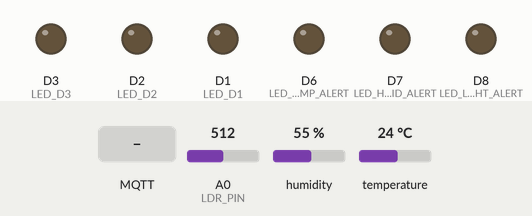
This sketch was run on a simulated ESP8266 (NodeMCU). Shown: output pins drawn as LEDs (lit = HIGH). Dashed ring = blinking. The test bench sets the inputs (shaded band); at power-on: humidity 55 %, A0 (LDR_PIN) = 512, temperature 24 °C. WiFi joins after 1.5 s; servers stay silent unless stated; no MQTT or app messages arrive unless stated; what the sketch prints to the serial monitor is not drawn.

Above: at 2.8 s.
2.9 s: humidity set to 77 %
7.3 s: humidity set to 81 %
At 10.41 s:
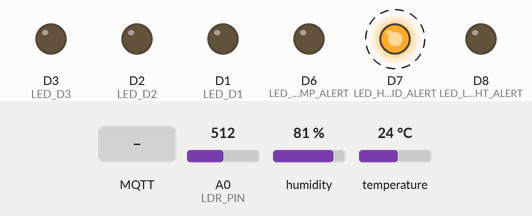
14.6 s: MQTT message "1" arrives on the first subscribed topic
At 15.45 s:
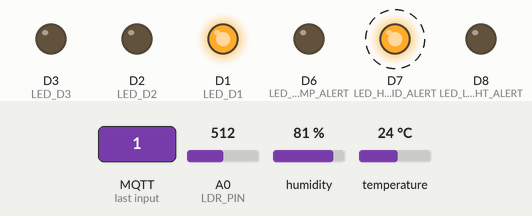
18.1 s: A0 (LDR_PIN) set to 589
21.6 s: A0 (LDR_PIN) set to 614
At 22.46 s:
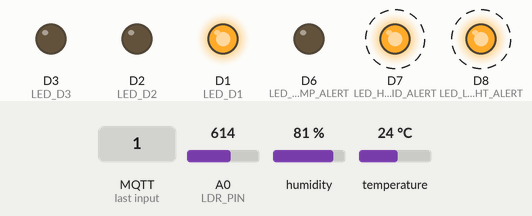
26.7 s: MQTT message "igpr6781" arrives on the first subscribed topic
At 27.55 s:
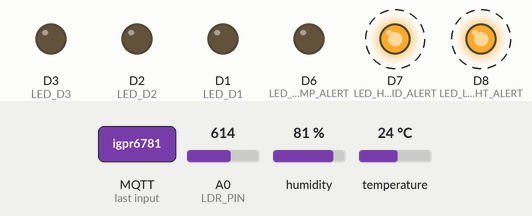
Timing chart, 0 to 31.8 s (numbered marks = the images above; inputs shaded):
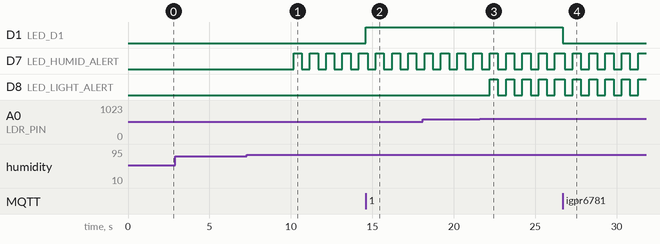

Measured:
- the behaviour switches between 79 and 80 % on humidity (found by bisection; images 0 and 1)
- the behaviour switches between 600 and 601 on A0 (LDR_PIN) (found by bisection; images 2 and 3)
- after the input at 2.9 s, every drawn part: stays the same
- after the input at 7.3 s, D7 (LED_HUMID_ALERT): alternates HIGH for 0.50 s and LOW for 0.50 s, starting after 2.9 s
- after the input at 14.6 s, D1 (LED_D1): LOW → HIGH at once
- after the input at 21.6 s, D8 (LED_LIGHT_ALERT): alternates HIGH for 0.50 s and LOW for 0.50 s, starting after 0.61 s
- after the input at 26.7 s, D1 (LED_D1): HIGH → LOW at once

The sketch:

sketch_mar11a.ino
```cpp
#include <ESP8266WiFi.h>
#include <PubSubClient.h>
#include <DHT.h>
#include <ArduinoJson.h>

// Thông tin WiFi
// const char* ssid = "Haito";
// const char* password = "igpr6781";
const char* ssid = "XL-P204";
const char* password = "0982417272";

// Thông tin MQTT
const char* mqtt_server = "192.168.24.3";
const int mqtt_port = 1999;
const char* mqtt_user = "VietLong";
const char* mqtt_pass = "123456";

// Khai báo các chân kết nối
#define DHTPIN D4   // Chân DHT11 (GPIO2)
#define DHTTYPE DHT11
#define LDR_PIN A0  // Chân cảm biến ánh sáng
#define LED_D1 D1   // Chân LED 1
#define LED_D2 D2   // Chân LED 2
#define LED_D3 D3   // Chân LED 3
#define LED_TEMP_ALERT D6  // Chân cảnh báo nhiệt độ
#define LED_HUMID_ALERT D7 // Chân cảnh báo độ ẩm
#define LED_LIGHT_ALERT D8 // Chân cảnh báo ánh sáng

// Ngưỡng cảnh báo
#define TEMP_THRESHOLD_HIGH 30.0  // Nhiệt độ cao cảnh báo
#define HUMID_THRESHOLD_HIGH 80.0 // Độ ẩm cao cảnh báo
#define LIGHT_THRESHOLD_HIGH 600   // Ánh sáng cao cảnh báo

// Biến trạng thái cảnh báo
bool tempAlert = false;
bool humidAlert = false;
bool lightAlert = false;

unsigned long previousMillis = 0;
const long blinkInterval = 500; // Tốc độ nhấp nháy (ms)

// Khai báo biến toàn cục để lưu trạng thái đèn
bool den1State = false;
bool den2State = false;
bool den3State = false;

WiFiClient espClient;
PubSubClient client(espClient);
DHT dht(DHTPIN, DHTTYPE);

// Kết nối WiFi
void setup_wifi() {
  Serial.print("Đang kết nối WiFi...");
  WiFi.begin(ssid, password);
  while (WiFi.status() != WL_CONNECTED) {
    delay(500);
    Serial.print(".");
  }
  Serial.println(" Đã kết nối WiFi!");
}

// Hàm đọc trạng thái đèn hiện tại và gửi về server
void publishLedStates() {
  // Đọc trạng thái hiện tại
  den1State = digitalRead(LED_D1) == HIGH;
  den2State = digitalRead(LED_D2) == HIGH;
  den3State = digitalRead(LED_D3) == HIGH;

  // Tạo JSON chứa trạng thái đèn
  StaticJsonDocument<256> ledDoc;
  ledDoc["den1"] = den1State ? "Bật" : "Tắt";
  ledDoc["den2"] = den2State ? "Bật" : "Tắt";
  ledDoc["den3"] = den3State ? "Bật" : "Tắt";
  ledDoc["tempAlert"] = tempAlert;
  ledDoc["humidAlert"] = humidAlert;
  ledDoc["lightAlert"] = lightAlert;

  char ledBuffer[256];
  serializeJson(ledDoc, ledBuffer);

  // Gửi trạng thái đèn về server
  client.publish("esp8266/led_status", ledBuffer);
  Serial.print("Gửi trạng thái đèn: ");
  Serial.println(ledBuffer);
}

void controlLED(int pin, bool state) {
  digitalWrite(pin, state ? HIGH : LOW);
  Serial.printf("Đèn trên chân %d đã được %s\n", pin, state ? "Bật" : "Tắt");
  delay(100); // Thêm độ trễ nhỏ để đảm bảo phần cứng đã cập nhật
  publishLedStates(); // Gửi trạng thái mới thực tế
}
// Xử lý tin nhắn MQTT nhận được

void callback(char* topic, byte* payload, unsigned int length) {
  Serial.print("Nhận từ MQTT: ");
  Serial.print(topic);
  Serial.print(" - Giá trị: ");

  String msg = "";
  for (int i = 0; i < length; i++) {
    msg += (char)payload[i];
  }
  Serial.println(msg);

  int state = msg.toInt();  // Chuyển chuỗi "0" hoặc "1" thành số

  if (strcmp(topic, "esp/den1") == 0) {
    controlLED(LED_D1, state);
  }
  else if (strcmp(topic, "esp/den2") == 0) {
    controlLED(LED_D2, state);
  }
  else if (strcmp(topic, "esp/den3") == 0) {
    controlLED(LED_D3, state);
  }
  else if (strcmp(topic, "esp/full") == 0) {
    controlLED(LED_D1, state);
    controlLED(LED_D2, state);
    controlLED(LED_D3, state);
  }
}

// Kết nối lại MQTT nếu mất kết nối
void reconnect() {
  while (!client.connected()) {
    Serial.print("Đang kết nối MQTT...");
    if (client.connect("ESP8266Client", mqtt_user, mqtt_pass)) {
      Serial.println(" Thành công!");
      client.subscribe("esp/den1");
      client.subscribe("esp/den2");
      client.subscribe("esp/den3");
      client.subscribe("esp/full");
    } else {
      Serial.print(" Lỗi, mã: ");
      Serial.print(client.state());
      Serial.println(" Thử lại sau 5s...");
      delay(5000);
    }
  }
}

void setup() {
  Serial.begin(115200);
  setup_wifi();
  client.setServer(mqtt_server, mqtt_port);
  client.setCallback(callback);

  pinMode(LED_D1, OUTPUT);
  pinMode(LED_D2, OUTPUT);
  pinMode(LED_D3, OUTPUT);
  pinMode(LED_TEMP_ALERT, OUTPUT);
  pinMode(LED_HUMID_ALERT, OUTPUT);
  pinMode(LED_LIGHT_ALERT, OUTPUT);

  digitalWrite(LED_D1, LOW);
  digitalWrite(LED_D2, LOW);
  digitalWrite(LED_D3, LOW);
  digitalWrite(LED_TEMP_ALERT, LOW);
  digitalWrite(LED_HUMID_ALERT, LOW);
  digitalWrite(LED_LIGHT_ALERT, LOW);

  dht.begin();
  delay(100);
  publishLedStates();
}

// Biến để theo dõi thời gian gửi trạng thái đèn
unsigned long lastLedStatusUpdate = 0;
const long ledStatusInterval = 2000;
unsigned long previousSensorUpdate = 0;
const long sensorInterval = 2000; // Gửi dữ liệu cảm biến mỗi 2 giây

void loop() {
  if (!client.connected()) {
    reconnect();
  }
  client.loop();

  unsigned long currentMillis = millis();

  // Xử lý nhấp nháy đèn cảnh báo
  if (currentMillis - previousMillis >= blinkInterval) {
    previousMillis = currentMillis;

    // Nhấp nháy đèn cảnh báo nhiệt độ
    if (tempAlert) {
      digitalWrite(LED_TEMP_ALERT, !digitalRead(LED_TEMP_ALERT));
    } else {
      digitalWrite(LED_TEMP_ALERT, LOW);
    }

    // Nhấp nháy đèn cảnh báo độ ẩm
    if (humidAlert) {
      digitalWrite(LED_HUMID_ALERT, !digitalRead(LED_HUMID_ALERT));
    } else {
      digitalWrite(LED_HUMID_ALERT, LOW);
    }

    // Nhấp nháy đèn cảnh báo ánh sáng
    if (lightAlert) {
      digitalWrite(LED_LIGHT_ALERT, !digitalRead(LED_LIGHT_ALERT));
    } else {
      digitalWrite(LED_LIGHT_ALERT, LOW);
    }
  }

  // Gửi dữ liệu cảm biến mỗi 3 giây
  if (currentMillis - previousSensorUpdate >= sensorInterval) {
    previousSensorUpdate = currentMillis;

    float temperature = dht.readTemperature();
    float humidity = dht.readHumidity();
    int lightValue = analogRead(LDR_PIN);

    if (!isnan(temperature) && !isnan(humidity)) {
      // Cập nhật trạng thái cảnh báo

      // Nhiệt độ cảnh báo khi >= ngưỡng cao
      if (temperature >= TEMP_THRESHOLD_HIGH) {
        tempAlert = true;
      } else {
        tempAlert = false;
      }

      // Độ ẩm cảnh báo khi >= ngưỡng cao, tắt khi dưới ngưỡng
      if (humidity >= HUMID_THRESHOLD_HIGH) {
        humidAlert = true;
      } else {
        humidAlert = false;
      }

      // Ánh sáng cảnh báo khi > ngưỡng cao, tắt khi <= ngưỡng
      if (lightValue > LIGHT_THRESHOLD_HIGH) {
        lightAlert = true;
      } else {
        lightAlert = false;
      }

      // Tạo JSON gửi dữ liệu
      StaticJsonDocument<200> sensorDoc;
      sensorDoc["temperature"] = temperature;
      sensorDoc["humidity"] = humidity;
      sensorDoc["light"] = lightValue;

      char sensorBuffer[200];
      serializeJson(sensorDoc, sensorBuffer);

      // Gửi dữ liệu lên topic esp8266/dulieu
      client.publish("esp8266/dulieu", sensorBuffer);
      Serial.print("📤 Gửi dữ liệu cảm biến: ");
      Serial.println(sensorBuffer);
    } else {
      Serial.println("⚠️ Không đọc được dữ liệu từ cảm biến DHT");
    }
  }
}
```
